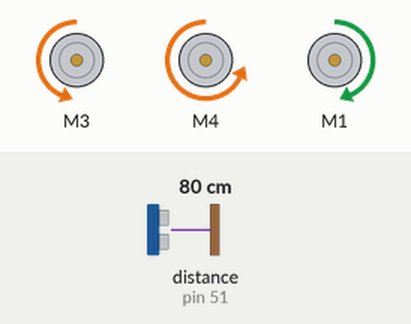
Simulated run of this sketch. Board: Arduino Mega 2560, built with avr-gcc and run on an emulated ATmega2560. Shown: 3 × DC motor (green arrow = forward, orange = backward, longer = faster). The inputs (shaded band) are chosen by the test bench; at power-on: distance to the obstacle (sensor on pin 51) 80 cm. The echo pulse lasts 58.3 µs per cm.

Above: at 0.1 s.
Timing chart, 0 to 1.6 s (numbered marks = the images above):
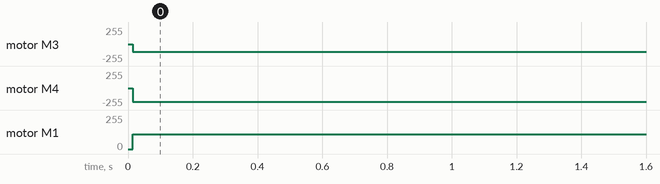

The sketch:

B3_10_Holosquare.ino
```cpp
/* B3_10_HoloSquare.ino
   This is a test sketch for autonomous driving mode of
   the three-wheeled drive Bread Board Bot (BBbot, B^3)

   Arduino: Arduino Mega 256 v3 Clone
   Motor Shield: Adafruit assembled Motor Shield for Arduino v2
   ---->  http://www.adafruit.com/products/1438

   Programmer: Dave Eslinger; December 2, 2014
   Revisions: 2015, May 25:   Changed for new motor configuration. DLE
              2015, June 12:  Changed into B3_ code style for GoSciTech 2015. DLE
              2015, July 9: Name change, cleaned up and additional comments added. DLE
*/
#include <Wire.h>
#include <Adafruit_MotorShield.h>
#include <math.h>
#include <breadboardbot.h>
#include <NewPing.h>

// Create the motor shield object with the default I2C address
Adafruit_MotorShield AFMS = Adafruit_MotorShield();

// Define Constants
const float cos30sin60 = sqrt(3.0) / 2.0; // cos(30 deg) = sin(60 deg), need for wheel
// vector calcs.

// Define 'ports' for motors.
const byte LEFT_MOTOR_PORT = 3;
const byte RIGHT_MOTOR_PORT = 1;
const byte BACK_MOTOR_PORT = 4;
const byte SONIC_TRIGGER_PIN = 50;
const byte SONIC_ECHO_PIN = 51;
// Create pointers to motor control objects
Adafruit_DCMotor *motorLeft = AFMS.getMotor(LEFT_MOTOR_PORT);
Adafruit_DCMotor *motorRight = AFMS.getMotor(RIGHT_MOTOR_PORT);
Adafruit_DCMotor *motorBack = AFMS.getMotor(BACK_MOTOR_PORT);

// Define global variables
float direction;       // Velocity Vector Angle (DEGREES) from forward to drive
float magnitude = 50;       // Magnitude (0-100) of movement vector in given direction
float duration = 2;        // Duration to drive at given velocity vector

byte motorLeftdir;     // Clockwise or Counter clockwise for the 3 wheels
byte motorBackdir;
byte motorRightdir;
const float TARGET_DISTANCE_INCHES = 10;
const int MAX_SONIC_DISTANCE = 500;
NewPing sonic(SONIC_TRIGGER_PIN, SONIC_ECHO_PIN, MAX_SONIC_DISTANCE);
byte right = 0;
byte left = 0;

void setup(void) {
  AFMS.begin();  // create with the default frequency 1.6KHz
  // Turn off all motors
  motorLeft->run(RELEASE);
  motorBack->run(RELEASE);
  motorRight->run(RELEASE);
}
bool brake = false;
void loop(void) {
  int oldMillis = millis + 2000;
  // Section for taking commands from Serial Input
  // N.B.  Need to comment out one bracket at end for the autonomous loop below
  /* if (Serial.available() > 0) { */
  /*   direction = Serial.parseInt(); */
  /*   magnitude = Serial.parseInt(); */
  /*   duration = Serial.parseInt(); */
  /* }  */

  /* Autonomous loop for driving in a square */
while(millis < oldMillis &&  Distance_inches(sonic.ping()) > TARGET_DISTANCE_INCHES)
  if (Distance_inches(sonic.ping()) > TARGET_DISTANCE_INCHES && left >= right) {

//  if (Distance_inches(sonic.ping()) < TARGET_DISTANCE_INCHES) {
//    motorLeft->run(RELEASE);
//    motorBack->run(RELEASE);
//    motorRight->run(RELEASE);
//    delay(2000);
//    direction = 0.;
//    holodrive(90, direction, 0.5);
//    direction = 180.;
//    holodrive(90, direction, 0.5);
//  }
    direction = 90.;
    holodrive(90., direction, 1);
    right++;
    left = 0;
}

  if (Distance_inches(sonic.ping()) > TARGET_DISTANCE_INCHES && right > left) {

//   if (Distance_inches(sonic.ping()) < TARGET_DISTANCE_INCHES) {
//    motorRight->run(RELEASE);
//    motorLeft->run(RELEASE);
//    motorBack->run(RELEASE);
//    delay(2000);
//    direction = 0.;
//    holodrive(90, direction, 0.5);
//    direction = 180.;
//    holodrive(90, direction, 0.5);
//}
   direction = -90.;
   holodrive(90., direction, 1);
   left++;
   right = 0;
  }


  magnitude = 0;
  duration = 1;
  direction = 0.;
  magnitude = 50;
  duration = 0.5;
  direction = 0.;
  direction = 180.;
}


void holodrive(int magnitude, int direction, int duarion) {
  //  if ( duration > 0 ) {
  //    Serial.print("direction = ");
  //    Serial.print(direction);
  //    Serial.print(", magnitude = ");
  //    Serial.print(magnitude);
  //    Serial.print(" and duration = ");
  //    Serial.println(duration);

  float xVector = magnitude * sin((M_PI * direction) / 180.);
  float yVector = magnitude * cos((M_PI * direction) / 180.);
  Serial.print("xVector, yVector = ");
  Serial.print(xVector);
  Serial.print(", ");
  Serial.println(yVector);

  // Find relative power needed for each wheel based on the target velocity vector
  float backPower = -xVector * 0.9;  // Multiply by fudge factor to prevent rotation if needed
  float leftPower = 0.5 * xVector - cos30sin60 * yVector;
  float rightPower = 0.5 * xVector + cos30sin60 * yVector;

  // Find the actual motor speeds, 0-255, needed.  N.B. still need motor direction!
  byte backSpeed  = map(abs(backPower),  0, 100, 0, 255);
  byte leftSpeed  = map(abs(leftPower),  0, 100, 0, 255);
  byte rightSpeed = map(abs(rightPower), 0, 100, 0, 255);

  // Set the speeds
  motorBack-> setSpeed(backSpeed);
  motorLeft-> setSpeed(leftSpeed);
  motorRight->setSpeed(rightSpeed);

  /* Set Motor directions.  For Adafruit V2 Motorshield:
       1 is Clockwise (Positive motor direction, FORWARD)
       2 is Counterclockwise (Negative vector direction, BACKWARD)
       3 is Brake (Doesn't work at present)
       4 is Release = stop power, not driving, but not brake

     We can use a trinary operator to set direction within run call
  */
  motorBack-> run((backPower  > 0) ? FORWARD : BACKWARD );
  motorLeft-> run((leftPower  > 0) ? BACKWARD : FORWARD );
  motorRight->run((rightPower > 0) ? FORWARD : BACKWARD );

  //Print out motor control details
  Serial.print("Speeds Back,Left,Right = ");
  Serial.print(copysign(backPower, backSpeed));
  Serial.print(", ");
  Serial.print(copysign(leftPower, leftSpeed));
  Serial.print(", ");
  Serial.println(copysign(rightPower, rightSpeed));

  // Run motors for the duration needed, converting from seconds to milliseconds
  delay(1000 * duration);
  if (brake) {            // Not a real brake, but set power = 0, stop driving motors
    motorBack->setSpeed(0);
    motorLeft->setSpeed(0);
    motorRight->setSpeed(0);
    motorBack-> run(RELEASE);
    motorLeft-> run(RELEASE);
    motorRight->run(RELEASE);
  }
}
//  else {                    // no duration entered, so stop all motors
//    motorBack->setSpeed(0);
//    motorLeft->setSpeed(0);
//    motorRight->setSpeed(0);
//  }
//}
//}
/*
 SerialEvent occurs whenever a new data comes in the
 hardware serial RX.  This routine is run between each
 time loop() runs, so using delay inside loop can delay
 response.  Multiple bytes of data may be available.
 */
/* void serialEvent() { */
/*   while (Serial.available()) { */
/*     // get the new byte: */
/*     char inChar = (char)Serial.read();  */
/*     // add it to the inputString: */
/*     inputString += inChar; */
/*     // if the incoming character is a neleftPowerine, set a flag */
/*     // so the main loop can do something about it: */
/*     if (inChar == '\n') { */
/*       stringComplete = true; */
/*     }  */
/*   } */
/* } */
```

Measured:
- by itself, motor M3: stopped → backward 114/255 at 0.01 s
- by itself, motor M4: stopped → backward 206/255 at 0.01 s
- by itself, motor M1: stopped → forward 112/255 at 0.01 s
